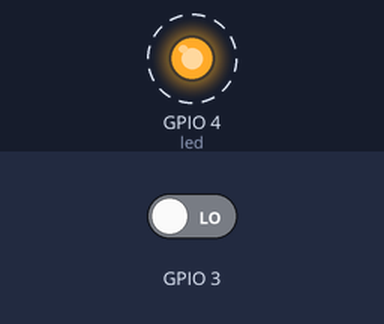
Recording of a sketch running on a simulated ESP32. On the bench: output pins drawn as LEDs (lit = HIGH). Dashed ring = blinking. The test bench sets the inputs (shaded band); at power-on: GPIO 3 LOW. WiFi joins after 1.5 s; servers stay silent unless stated; what the sketch prints to the serial monitor is not drawn.

Above: at 2.0 s.
Timing chart, 0 to 6.1 s (numbered marks = the images above):
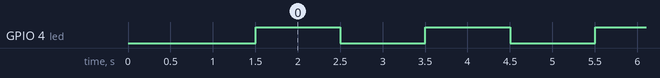

The sketch:

WifiStatusFromLED.ino
```cpp
#include<WiFi.h>
const char* ssid="Shivani";
const char* password="1234567@";
int led=4;
void setup(void) {
  // put your setup code here, to run once:
  pinMode(led,OUTPUT);
  Serial.begin(115200);
  WiFi.begin(ssid,password);
  while(WiFi.status()!=WL_CONNECTED)
  {
    delay(500);
    Serial.print(".");
  }
  Serial.print("");
  Serial.println("WiFi Connected");
  Serial.println(WiFi.localIP());
  digitalRead(WiFi.status());
}

void loop() {
  // put your main code here, to run repeatedly:
  if(WiFi.status()!=WL_CONNECTED)
  {

    digitalWrite(led,HIGH);
    delay(100);
    digitalWrite(led,LOW);
    delay(100);
  }
  else
  {
    digitalWrite(led,HIGH);
    delay(1000);
    digitalWrite(led,LOW);
    delay(1000);
  }
}
```

Measured:
- by itself, GPIO 4 (led): alternates HIGH for 1.0 s and LOW for 1.0 s
